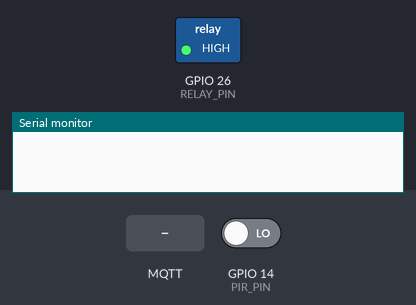
A sketch run on a simulated ESP32. Parts: switched loads named in the sketch (green lamp = pin HIGH), the last lines printed to the serial monitor. Inputs (shaded band) come from the test bench; at power-on: GPIO 14 (PIR_PIN) LOW. WiFi joins after 1.5 s; servers stay silent unless stated; no MQTT or app messages arrive unless stated.

Above: at 2.7 s.
2.8 s: MQTT message "ON" arrives on the first subscribed topic
At 3.3 s:
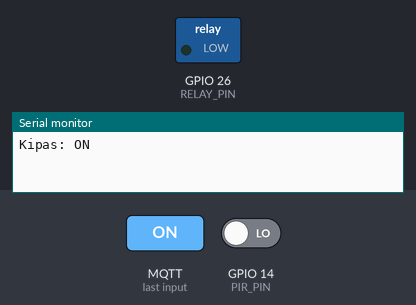
4.3 s: MQTT message "OFF" arrives on the first subscribed topic
At 5.6 s:
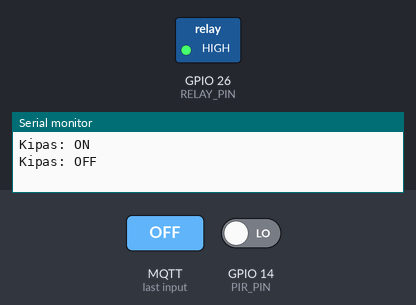
Timing chart, 0 to 7.3 s (numbered marks = the images above; inputs shaded):
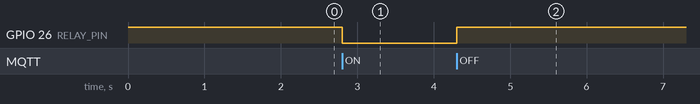

Measured:
- after the input at 2.8 s, GPIO 26 (RELAY_PIN): HIGH → LOW at once
- after the input at 4.3 s, GPIO 26 (RELAY_PIN): LOW → HIGH at once

The sketch:

kipas_rido.ino
```cpp
// Pendingin Ruangan Otomatis - Kamar Kak Rido (Desa Pintar Sukamaju)
// ESP32 + DHT22 + PIR HC-SR501 + modul relay 5V (kipas angin)
// Data dikirim ke server desa (Pak Kades), keputusan kipas dari Node-RED.
//
// Rangkaian:
//   DHT22   : VCC->3V3, DATA->GPIO27, GND->GND  (pakai modul DHT22 / resistor 10K ke 3V3)
//   PIR     : VCC->5V (VIN), OUT->GPIO14, GND->GND
//   Relay   : VCC->5V (VIN), IN->GPIO26, GND->GND
//             Kabel listrik kipas (220V) lewat terminal COM dan NO relay.
//   HATI-HATI 220V: cabut steker saat memasang, tutup semua sambungan.
//
// Library: PubSubClient (Nick O'Leary), DHT sensor library (Adafruit)

#include <WiFi.h>
#include <PubSubClient.h>
#include <DHT.h>

const char* WIFI_SSID = "WiFi_Desa_Sukamaju";
const char* WIFI_PASS = "password_wifi";
const char* MQTT_HOST = "192.168.1.10";      // IP server Pak Kades
const char* MQTT_USER = "rido";              // akun MQTT Kak Rido
const char* MQTT_PASS = "password_rido";

#define DHT_PIN    27
#define PIR_PIN    14
#define RELAY_PIN  26
#define RELAY_ON   LOW      // kebanyakan modul relay aktif LOW, ganti HIGH jika terbalik
#define RELAY_OFF  HIGH

DHT dht(DHT_PIN, DHT22);
WiFiClient net;
PubSubClient mqtt(net);

bool adaGerak = false;            // ada gerakan selama 1 menit terakhir?
unsigned long lastKirim = 0;

void terimaPesan(char* topic, byte* payload, unsigned int len) {
  String isi;
  for (unsigned int i = 0; i < len; i++) isi += (char)payload[i];
  if (isi == "ON")  digitalWrite(RELAY_PIN, RELAY_ON);
  if (isi == "OFF") digitalWrite(RELAY_PIN, RELAY_OFF);
  Serial.println("Kipas: " + isi);
}

void sambung() {
  while (!mqtt.connected()) {
    if (mqtt.connect("esp32-rido", MQTT_USER, MQTT_PASS)) {
      mqtt.subscribe("desa/rido/kipas");
    } else {
      delay(3000);
    }
  }
}

void setup() {
  Serial.begin(115200);
  pinMode(PIR_PIN, INPUT);
  pinMode(RELAY_PIN, OUTPUT);
  digitalWrite(RELAY_PIN, RELAY_OFF);
  dht.begin();
  WiFi.begin(WIFI_SSID, WIFI_PASS);
  while (WiFi.status() != WL_CONNECTED) delay(500);
  mqtt.setServer(MQTT_HOST, 1883);
  mqtt.setCallback(terimaPesan);
}

void loop() {
  if (!mqtt.connected()) sambung();
  mqtt.loop();

  if (digitalRead(PIR_PIN) == HIGH) adaGerak = true;

  if (millis() - lastKirim > 60000) {          // kirim tiap 1 menit
    lastKirim = millis();
    float suhu = dht.readTemperature();
    float lembap = dht.readHumidity();
    if (isnan(suhu) || isnan(lembap)) return;
    char json[96];
    snprintf(json, sizeof(json),
             "{\"suhu\":%.1f,\"lembap\":%.0f,\"gerak\":%d}",
             suhu, lembap, adaGerak ? 1 : 0);
    mqtt.publish("desa/rido/kamar", json);
    Serial.println(json);
    adaGerak = false;
  }
}
```
